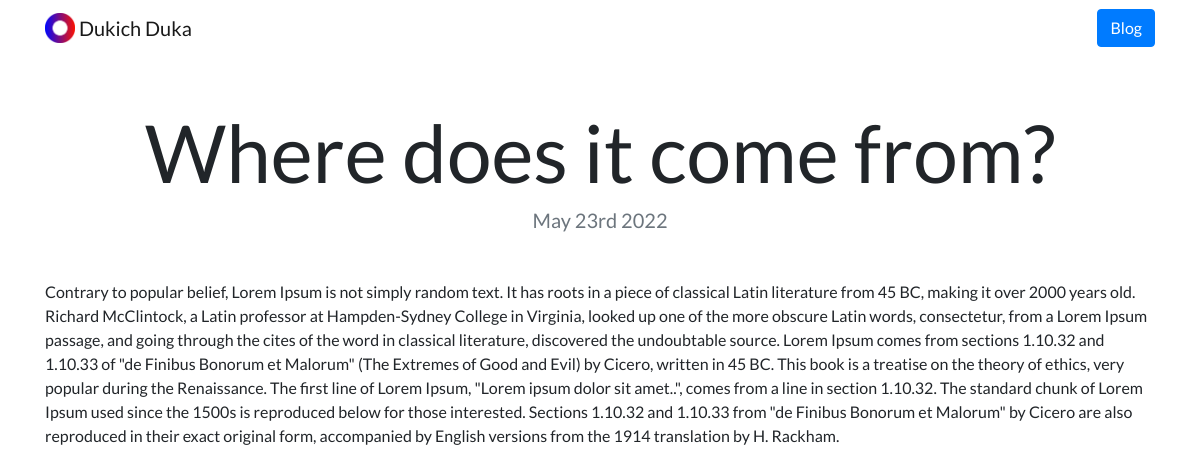
The page /blog/6/ on the database its author committed.
### blog/models.py (models this page shows, shortened)
class Blog(models.Model):
    title = models.CharField(max_length=100)
    description = models.TextField()
    date = models.DateField()

### blog/views.py (the view)
# urls.py: path('<int:blog_id>/', views.detail, name='detail'),
def detail(request, blog_id):
    blog = get_object_or_404(Blog, pk=blog_id)
    return render(request, 'blog/detail.html', {'blog':blog})

### blog/templates/blog/detail.html
{% extends "portfolio/base.html" %}
{% load static %}
{% block content %}
<h1 class="text-center mt-5" id="blogdetailtitle">{{ blog.title }}</h1>
<h5 class="text-center text-muted mb-5">{{ blog.date|date:'F jS Y' }}</h5>
{{ blog.description|safe }}
{% endblock %}

### portfolio/static/portfolio/custom.css (style rules this page uses)
body { font-family: 'Lato', sans-serif; }
@media (min-width: 992px) { #blogdetailtitle { font-size: 5rem; } }

### rows shown on the page
Blog: title "Where does it come from?", date "May 23rd 2022", description "Contrary to popular belief, Lorem Ipsum is not simply random text. It has roots in a piece of classical Latin literature from 45 BC, making it over 2000 years old. Richard McClintock, a Latin professor at Hampden-Sydney College in Virginia, looked up one of the more obscure Latin words, consectetur, from a Lorem Ipsum passage, and going through the cites of the word in classical literature, discovered the undoubtable source. Lorem Ipsum comes from sections 1.10.32 and 1.10.33 of \"de Finibus Bonorum et Malorum\" (The Extremes of Good and Evil) by Cicero, written in 45 BC. This book is a treatise on the theory of ethics, very popular during the Renaissance. The first line of Lorem Ipsum,…"
